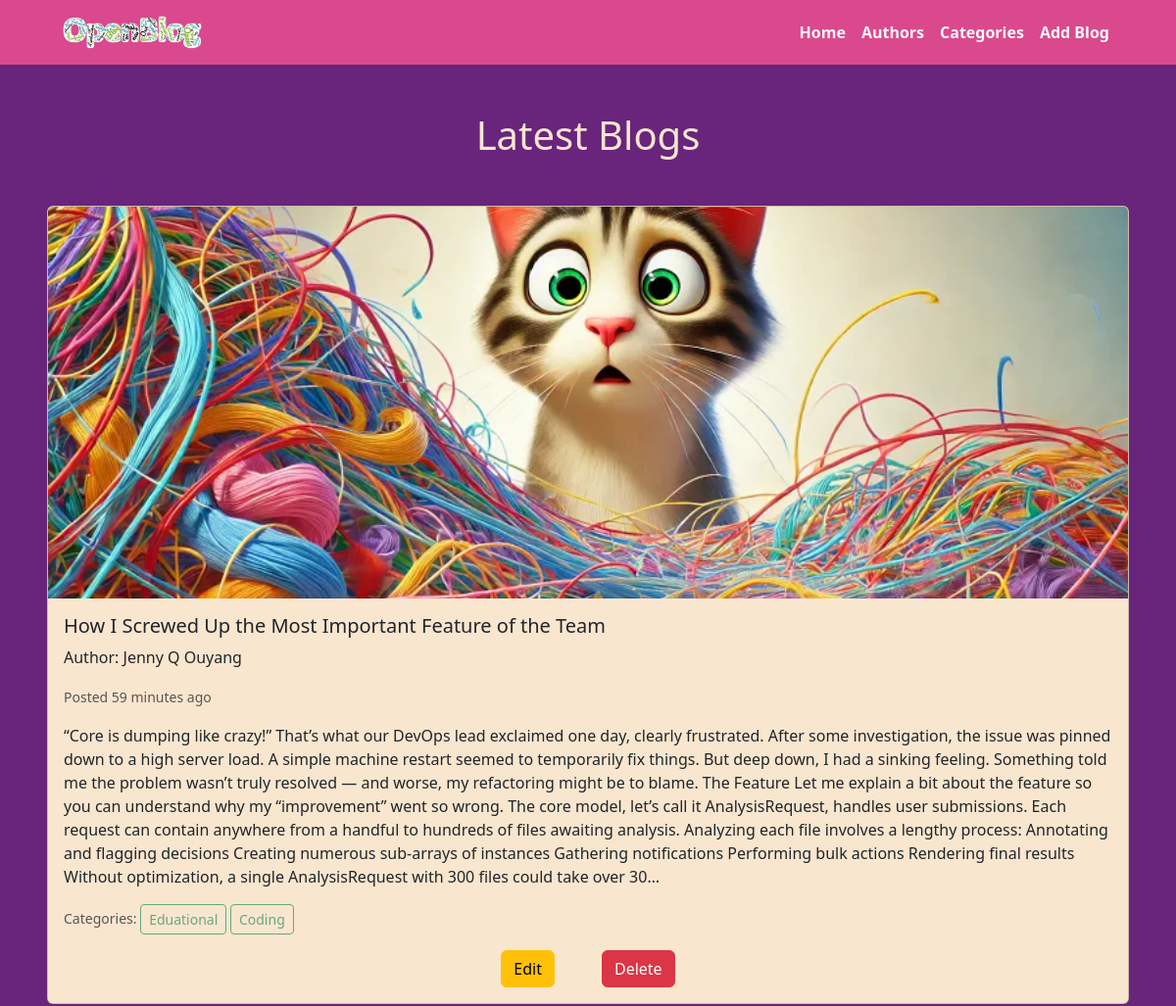
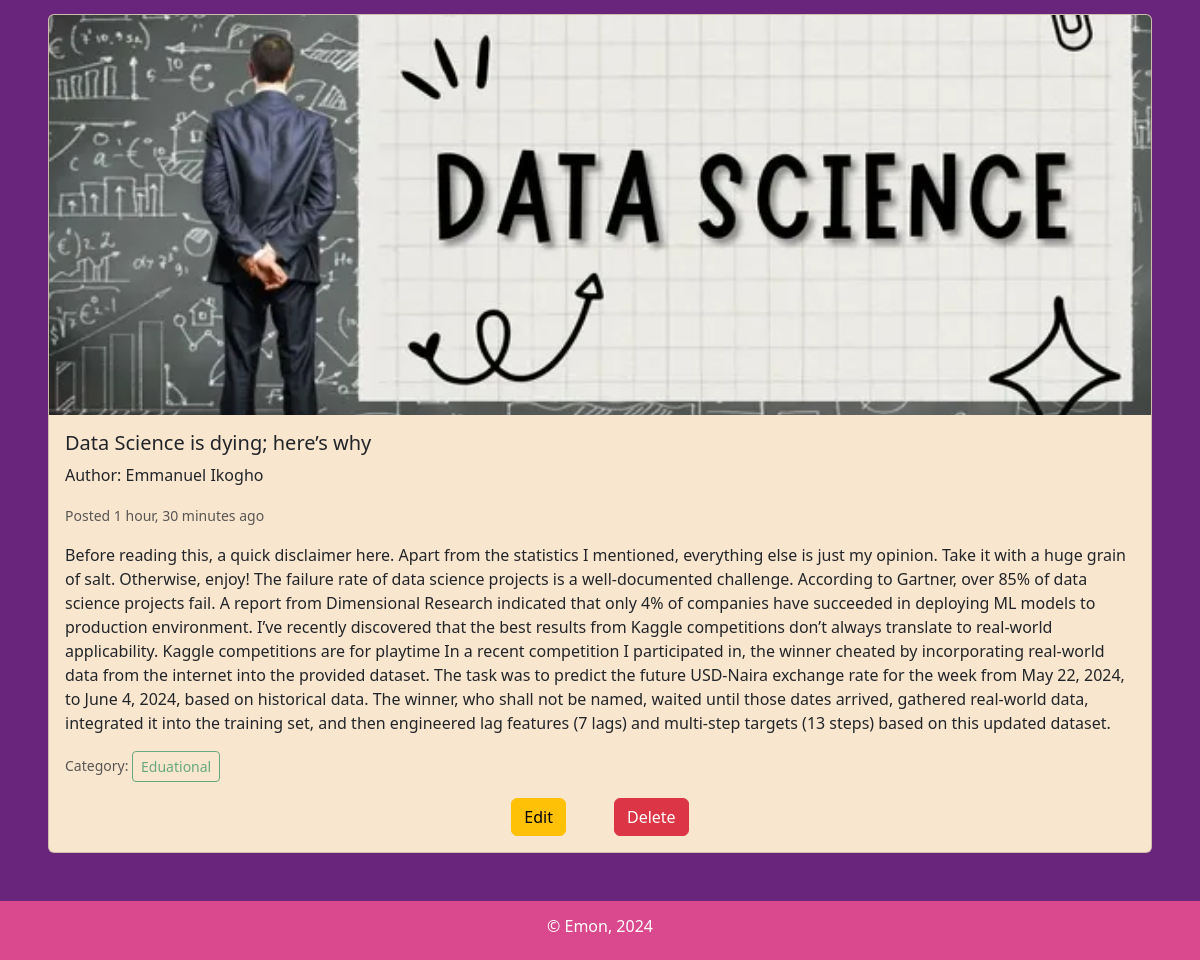
The page / on the database its author committed (2 pictures, top to bottom).
### blogs/models.py (models this page shows, shortened)
class Blogs(models.Model):
    image = models.ImageField(upload_to='blog_images/')
    title = models.CharField(max_length=255)
    content = models.TextField()
    date = models.DateTimeField(auto_now_add=True)
    author = models.ForeignKey(Authors, on_delete=models.CASCADE)
    categories = models.ManyToManyField(Categories)
    class Meta:
        verbose_name = "Blog"
        verbose_name_plural = "Blogs"

### authors/models.py (models this page shows, shortened)
class Authors(models.Model):
    image = models.ImageField(upload_to='author_images/')
    name = models.CharField(max_length=100)
    bio = models.TextField()
    phone = models.CharField(max_length=15, unique=True)
    class Meta:
        verbose_name = "Author"
        verbose_name_plural = "Authors"

### categories/models.py (models this page shows, shortened)
class Categories(models.Model):
    name = models.CharField(max_length=50)
    description = models.TextField()
    class Meta:
        verbose_name = "Category"
        verbose_name_plural = "Categories"

### blogs/views.py (the view)
# urls.py: path('', include('blogs.urls')),
def blogs(request):
    blogs = models.Blogs.objects.all().order_by('-id')
    return render(request, 'blogs.html', {'blogs':blogs})

### blogs/templates/blogs.html
{% extends 'base.html' %}
{% block content %}
<h1 class="text-center mb-5">Latest Blogs</h1>
{% for blog in blogs %}
<div class="card mb-3 card-style">
    <img src="{{blog.image.url}}" class="card-img-top" style="max-height: 50vh; object-fit: cover;"
        alt="{{ blog.title }}">
    <div class="card-body">
        <h5 class="card-title">{{ blog.title }}</h5>
        <p class="card-text">Author: {{ blog.author.name }}</p>
        <p class="card-text"><small class="text-body-secondary">Posted {{blog.date | timesince}} ago</small></p>
        <p class="card-text">{{ blog.content }}</p>
        <p class="card-text">
            <small class="text-body-secondary">Categor{{ blog.categories.count | pluralize:"y,ies" }}:
                {% for cat in blog.categories.all %}
                <button type="button" class="btn btn-outline-success btn-sm" disabled>{{ cat.name }}</button>
                {% endfor %}
            </small>
        </p>
        <div class="mng-buttons d-flex justify-content-center gap-5">
            <a href="{% url 'edit_blog' blog.id %}" class="btn btn-warning">Edit</a>
            <a href="{% url 'delete_blog' blog.id %}" class="btn btn-danger">Delete</a>
        </div>
    </div>
</div>
{% endfor %}
{% endblock %}

### templates/base.html (shortened to what this page needs)
{% load static %}
<!DOCTYPE html>
<html lang="en">
<head>
    <link href="https://cdn.jsdelivr.net/npm/bootstrap@5.3.3/dist/css/bootstrap.min.css" rel="stylesheet"
>
    <link rel="stylesheet" href="https://cdnjs.cloudflare.com/ajax/libs/font-awesome/6.7.2/css/all.min.css"
 />
    <link rel="stylesheet" href="{% static 'css/style.css' %}">
</head>
<body>
    <nav class="navbar navbar-expand-lg px-5" style="background-color: #DA498D;">
        <div class="container-fluid">
            <a class="navbar-brand" href="{% url 'home' %}"><img src="{% static 'images/logo.png' %}" alt="OpenBlog"
                    class="img-fluid logo"></a>
            <div class="collapse navbar-collapse justify-content-end" id="navbarNavAltMarkup">
                <div class="navbar-nav fw-bold">
                    <a class="nav-link text-light nav-title" href="{% url 'home' %}">Home</a>
                    <a class="nav-link text-light nav-title" href="{% url 'authors' %}">Authors</a>
                    <a class="nav-link text-light nav-title" href="{% url 'categories' %}">Categories</a>
                    <a class="nav-link text-light nav-title" href="{% url 'add_blog' %}">Add Blog</a>
                </div>
            </div>
        </div>
    </nav>
    <div class="main-content m-5">
        {% block content %}
        {% endblock %}
    </div>
    <footer class="footer-container p-3">
        <h6 class="text-center">&copy; Emon, 2024</h6>
    </footer>
</body>
</html>

### static/css/style.css (style rules this page uses)
body { background-color: #69247C; color: #F9E6CF; }
.logo { width: 150px; height: auto; }
.footer-container { background-color: #DA498D; color: white; }
.card-style { background-color: #F9E6CF; }

### rows shown on the page
Blogs: image (picture), title "How I Screwed Up the Most Important Feature of the Team", author.name "Jenny Q Ouyang", date "59 minutes", content "“Core is dumping like crazy!” That’s what our DevOps lead exclaimed one day, clearly frustrated. After some investigation, the issue was pinned down to a high server load. A simple machine restart seemed to temporarily fix things. But deep down, I had a sinking feeling. Something told me the problem wasn’t truly resolved — and worse, my refactoring might be to blame. The Feature Let me explain a bit about the feature so you can understand why my “improvement” went so wrong. The core model, let’s call it AnalysisRequest, handles user submissions. Each request can contain anywhere from a handful to hundreds of files awaiting analysis. Analyzing each file involves a lengthy process: Annotating…", categories.count|pluralize "ies"
Categories: name "Eduational"
Categories: name "Coding"
Blogs: image (picture), title "Data Science is dying; here’s why", author.name "Emmanuel Ikogho", date "1 hour, 30 minutes", content "Before reading this, a quick disclaimer here. Apart from the statistics I mentioned, everything else is just my opinion. Take it with a huge grain of salt. Otherwise, enjoy! The failure rate of data science projects is a well-documented challenge. According to Gartner, over 85% of data science projects fail. A report from Dimensional Research indicated that only 4% of companies have succeeded in deploying ML models to production environment. I’ve recently discovered that the best results from Kaggle competitions don’t always translate to real-world applicability. Kaggle competitions are for playtime In a recent competition I participated in, the winner cheated by incorporating real-world…", categories.count|pluralize "y"
